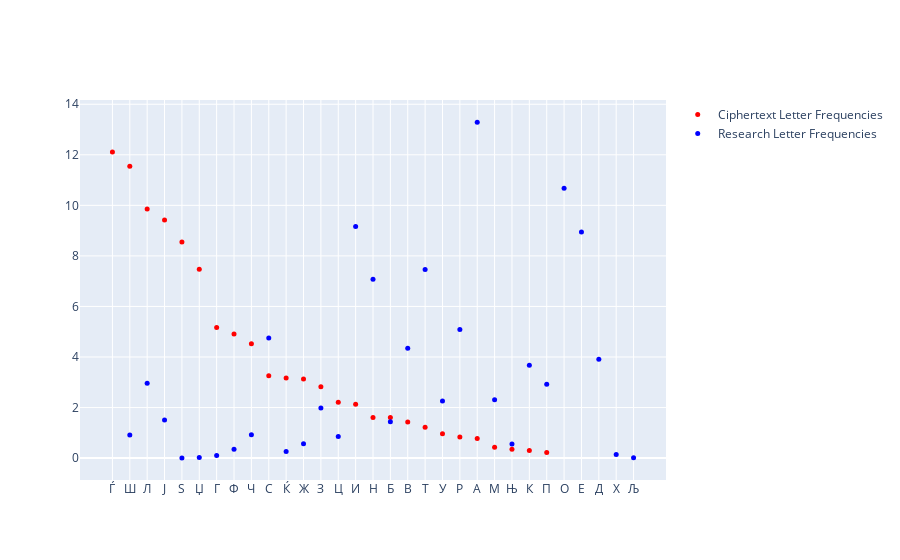

This figure's notebook cell:
### Code cell
# Ќе дадеме графички приказ на фреквенциите на буквите од дадениот ciphertext и од податоците од истражувањето
# за да видиме некаква потенцијална корелација

ciphertext_letter_frequencies = {
    "x": x,
    "y": y,
    "mode": "markers",
    "marker": {"color": "red", "size": 5},
    "name": "Ciphertext Letter Frequencies"
}
research_letter_frequencies = {
    "x": list(unigrams.keys()),
    "y": list(unigrams.values()),
    "mode": "markers",
    "marker": {"color": "blue", "size": 5},
    "name": "Research Letter Frequencies"
}
data = [ciphertext_letter_frequencies,research_letter_frequencies]

iplot(data)

### Figure 1 — Plotly figure (JSON) as saved in the notebook; plotly's stock layout.template omitted (floating-point values rounded to 4 significant figures)
{"data": [{"marker": {"color": "red", "size": 5}, "mode": "markers", "name": "Ciphertext Letter Frequencies", "type": "scatter", "x": ["Ѓ", "Ш", "Л", "Ј", "Ѕ", "Џ", "Г", "Ф", "Ч", "С", "Ќ", "Ж", "З", "Ц", "И", "Н", "Б", "В", "Т", "У", "Р", "А", "М", "Њ", "К", "П"], "y": [12.11, 11.55, 9.86, 9.42, 8.55, 7.47, 5.17, 4.91, 4.52, 3.26, 3.17, 3.13, 2.82, 2.21, 2.13, 1.61, 1.61, 1.43, 1.22, 0.96, 0.83, 0.78, 0.43, 0.35, 0.3, 0.22]}, {"marker": {"color": "blue", "size": 5}, "mode": "markers", "name": "Research Letter Frequencies", "type": "scatter", "x": ["А", "О", "И", "Е", "Т", "Н", "Р", "С", "В", "Д", "К", "Л", "П", "М", "У", "З", "Ј", "Г", "Б", "Ч", "Ш", "Ц", "Ж", "Њ", "Ф", "Ќ", "Х", "Џ", "Љ", "Ѕ"], "y": [13.29, 10.68, 9.16, 8.945, 7.462, 7.077, 5.09, 4.751, 4.343, 3.911, 3.672, 2.959, 2.926, 2.309, 2.262, 1.979, 1.511, 0.106, 1.434, 0.925, 0.916, 0.857, 0.568, 0.555, 0.347, 0.264, 0.146, 0.025, 0.015, 0.009]}], "layout": {}}
